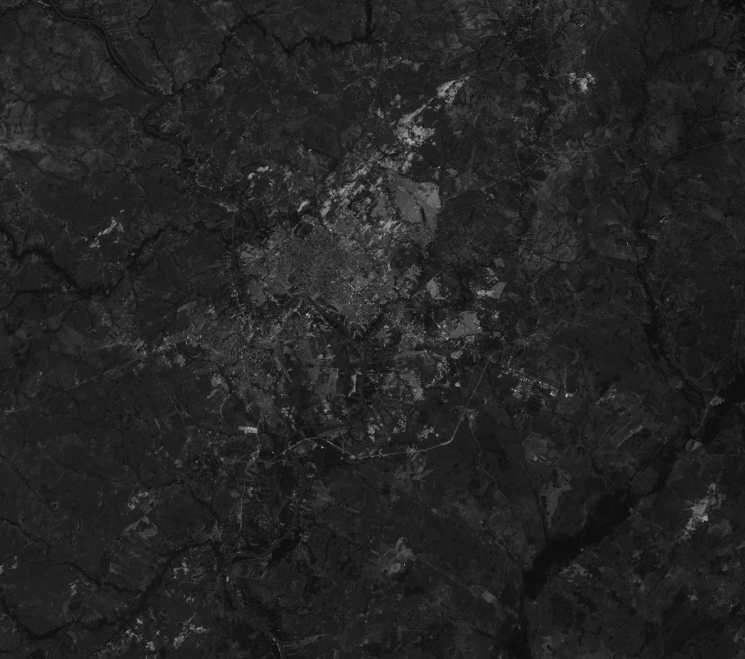
#> input picture PDI/Image_dataset/LANDSAT_5_TM_19860908_226_071_L2_BAND3_Corte.tif, 1490 x 1318 px, found by its file name (shown at 1/2 size)
$ jupyter execute 'A4 - Radiância.ipynb'   (shell and % lines are left out)
#> lines starting #> are read from the running program, lines starting #| are printed output that depends on the picture; long printed decimals are rounded
# 1 Cálculo de radiância

[cell 1]
print("*********************************************************************");
print('****        Código criado pelo Prof. Dr. Thiago Statella         ****');
print('****        Disciplina: Processamento Digital de Imagens         ****');
print('****  Instituto Federal de Educação, Ciência e Tecnologia de MT  ****');
print('*********************************************************************');
print(' ');
print(' ');

[cell 2]

import numpy as np # as imagens são lidas como numpy arrays
from matplotlib import pyplot as plt # é preciso chamar os submódulos
from skimage import io
from skimage import img_as_float, img_as_ubyte, img_as_uint
import datetime as dt
import math

[cell 3]
def data_info(img):
    print(f"Classe: {type(img)}")
    print(f"Tipo de variável: {img.dtype}")
    print(f"Min, max: {img.min(),img.max()}")
    print(f"Dimensões: {img.shape}")

[cell 4]
B3 = io.imread('D:\OneDrive\GitHub\Geoprocessing\PDI\Image_dataset\LANDSAT_5_TM_19860908_226_071_L2_BAND3_Corte.tif')
#> B3 is the input picture: shape (1318, 1490); min 0, max 255, mean 35.6
B4 = io.imread('D:\OneDrive\GitHub\Geoprocessing\PDI\Image_dataset\LANDSAT_5_TM_19860908_226_071_L2_BAND4_Corte.tif')
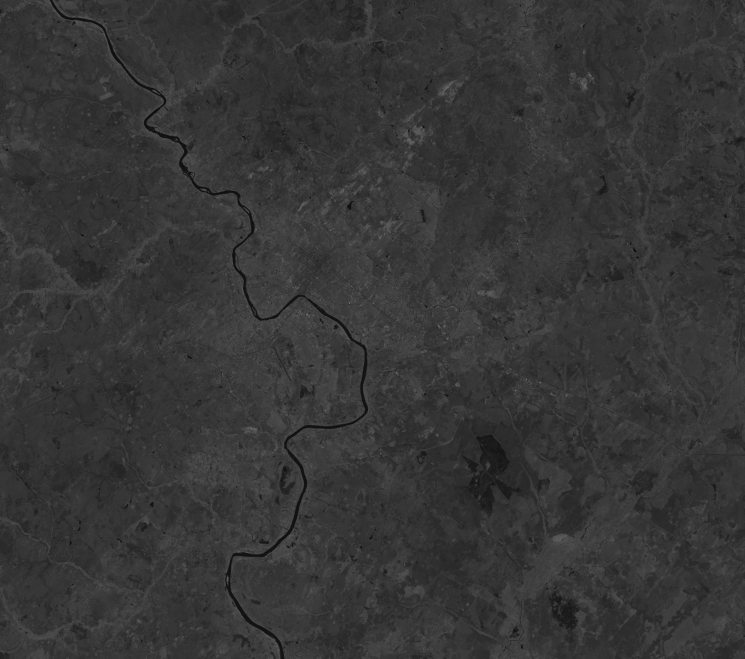
#> input picture PDI/Image_dataset/LANDSAT_5_TM_19860908_226_071_L2_BAND4_Corte.tif, 1490 x 1318 px, found by its file name (shown at 1/2 size)
#> B4 is the input picture: shape (1318, 1490); min 9, max 179, mean 54
B6 = io.imread('D:\OneDrive\GitHub\Geoprocessing\PDI\Image_dataset\LANDSAT_5_TM_19860908_226_071_L2_BAND6_Corte.tif')
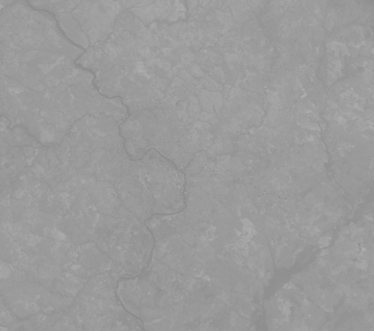
#> input picture PDI/Image_dataset/LANDSAT_5_TM_19860908_226_071_L2_BAND6_Corte.tif, 374 x 331 px, found by its file name
#> B6 is the input picture: shape (331, 374); min 137, max 175, mean 154.5

data_info(B3)
#| Classe: <class 'numpy.ndarray'>
#| Tipo de variável: uint8
#| Min, max: (0, 255)
#| Dimensões: (1318, 1490)
plt.figure(figsize=(3,3))
plt.imshow(B3,cmap='gray')
plt.colorbar();
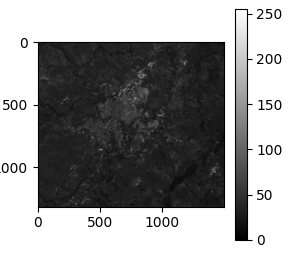
#> figure drawn by matplotlib, 2 panels

## 1.1 Criando uma função para calcular a radiância

[cell 5]
def rad(Banda,Lmin,Lmax):
#> called with Lmin = -1.51, Lmax = 102.3
    Banda.astype(float)
    Rad   = (((Lmax - Lmin) / 255) * Banda) + Lmin
    return Rad

[cell 6]
B3_rad = rad(B3,-1.51,102.3)
B4_rad = rad(B4, -1.52,150.0)
#> call 2 of rad, with Lmin = -1.52, Lmax = 150
#> in rad (call 2), `Rad   = (((Lmax - Lmin) / 255) * Banda) + Lmin`:
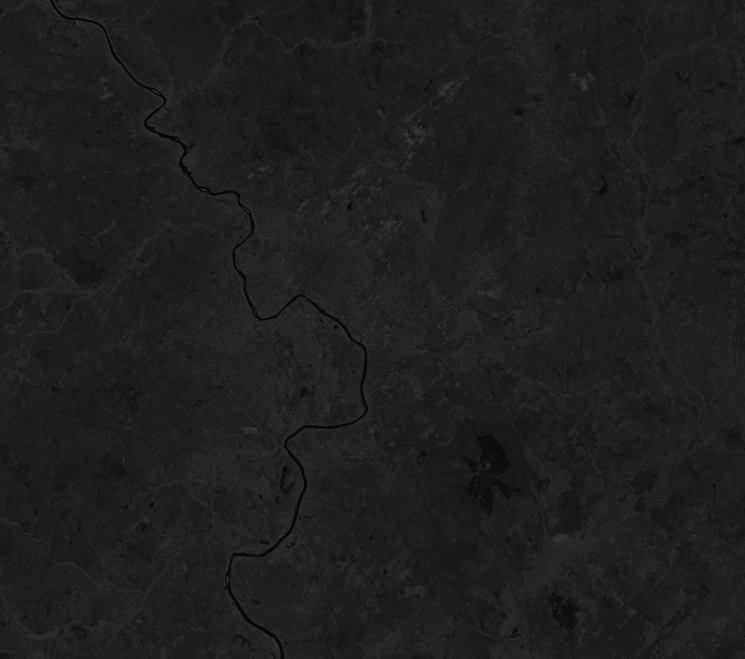
#> Rad: shape (1318, 1490) float64 (shown at 1/2 size); min 3.83, max 104.8, mean 30.5
B6_rad = rad(B6, 1.2378,15.303)
#> call 3 of rad, with Lmin = 1.24, Lmax = 15.3
#> in rad (call 3), `Rad   = (((Lmax - Lmin) / 255) * Banda) + Lmin`:
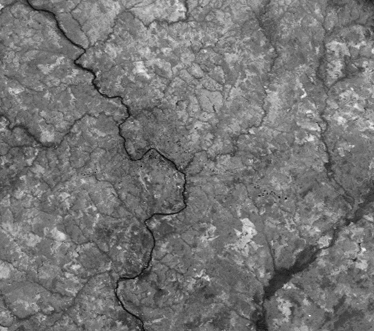
#> Rad: shape (331, 374) float64; min 8.79, max 10.89, mean 9.76; drawn with min black and max white

[cell 7]
data_info(B3_rad)
#| Classe: <class 'numpy.ndarray'>
#| Tipo de variável: float64
#| Min, max: (-1.51, 102.3)
#| Dimensões: (1318, 1490)
plt.figure(figsize=(3,3))
plt.imshow(B3_rad,cmap='gray')
plt.colorbar();
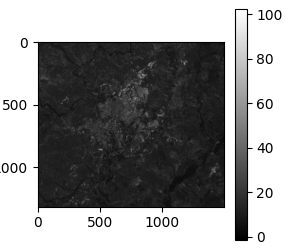
#> figure drawn by matplotlib, 2 panels

Fazer para as bandas 4 e 6!

# 2 Cálculo de reflectância

Cálculo do DDA e d:

[cell 8]
Data        = '1986-09-08' #data da imagem
Elevation   = 46.7330
Zenital     = 90.0 - Elevation

[cell 9]
#Calculando a distância Terra-Sol******************************************
#Dia do ano
#obtenha a data a partir da string:

dda = dt.datetime.strptime(Data, "%Y-%m-%d").strftime('%j')
dda = float(dda)

d   = 1.0 + (0.0167 * math.sin(2 * math.pi * (dda - 93.5) / 365.0))

print(f"Dia do ano: {dda}")
print(f"Distância Terra-Sol: {d}")

## 2.1 Criando uma função para calcular a reflectância

[cell 10]
def ref(img,d,E,ang):
#> called with d = 1.01, E = 1981, ang = 43.27
    Ref = (math.pi * img * d**2) / (E * math.cos(math.radians(ang)))
    return Ref

[cell 11]
#%Reflectância (TOA)********************************************************
ESUN = 1981.0
B3_ref = ref(B3_rad,d,ESUN,Zenital)
ESUN = 1981.0
B4_ref = ref(B4_rad,d,ESUN,Zenital)

data_info(B3_ref)
#| Classe: <class 'numpy.ndarray'>
#| Tipo de variável: float64
#| Min, max: (-0.003335, 0.2259)
#| Dimensões: (1318, 1490)
plt.figure(figsize=(3,3))
plt.imshow(B3_ref,cmap='gray')
plt.colorbar();
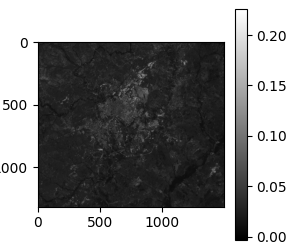
#> figure drawn by matplotlib, 2 panels

Fazer o mesmo para a banda 4

# 3 Cálculo de NDVI

[cell 12]
NDVI = (B4_ref - B3_ref) / (B4_ref + B3_ref)
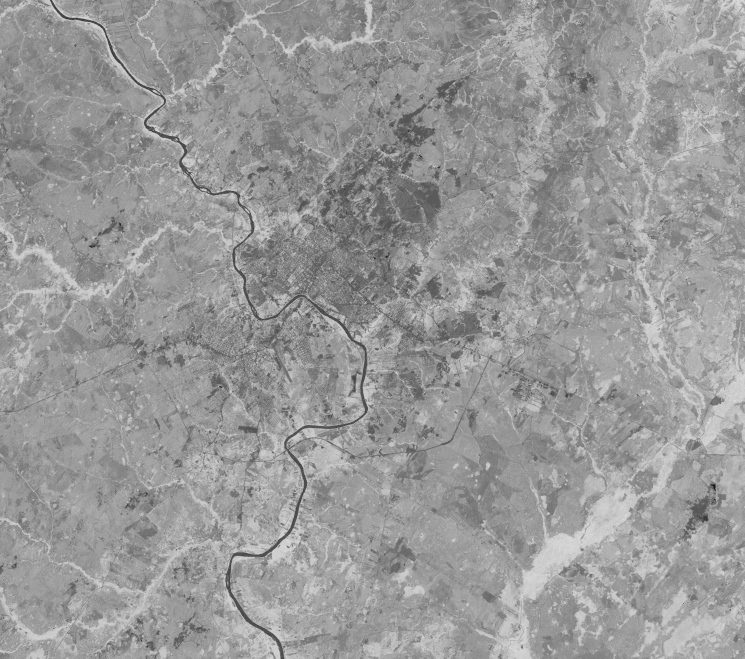
#> NDVI: shape (1318, 1490) float64 (shown at 1/2 size); min -0.629, max 1.11, mean 0.415; drawn with min black and max white

data_info(NDVI)
#| Classe: <class 'numpy.ndarray'>
#| Tipo de variável: float64
#| Min, max: (-0.6294, 1.111)
#| Dimensões: (1318, 1490)
plt.figure(figsize=(3,3))
plt.imshow(NDVI,cmap='jet')
plt.colorbar();
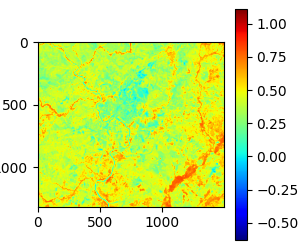
#> figure drawn by matplotlib, 2 panels

# 4 Cálculo de temperatura

[cell 13]
#%Entrada das constantes k1 e k2
k1 = 607.76
k2 = 1260.56

#%Cálculo da temperatura de brilho (Trad)
Trad = (k2 / (np.log((k1 / B6_rad) + 1))) - 273.15

data_info(Trad)
#| Classe: <class 'numpy.ndarray'>
#| Tipo de variável: float64
#| Min, max: (23.450, 38.896)
#| Dimensões: (331, 374)
plt.figure(figsize=(3,3))
plt.imshow(Trad,cmap='jet')
plt.colorbar();
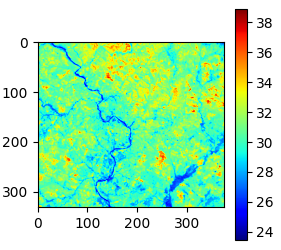
#> figure drawn by matplotlib, 2 panels
